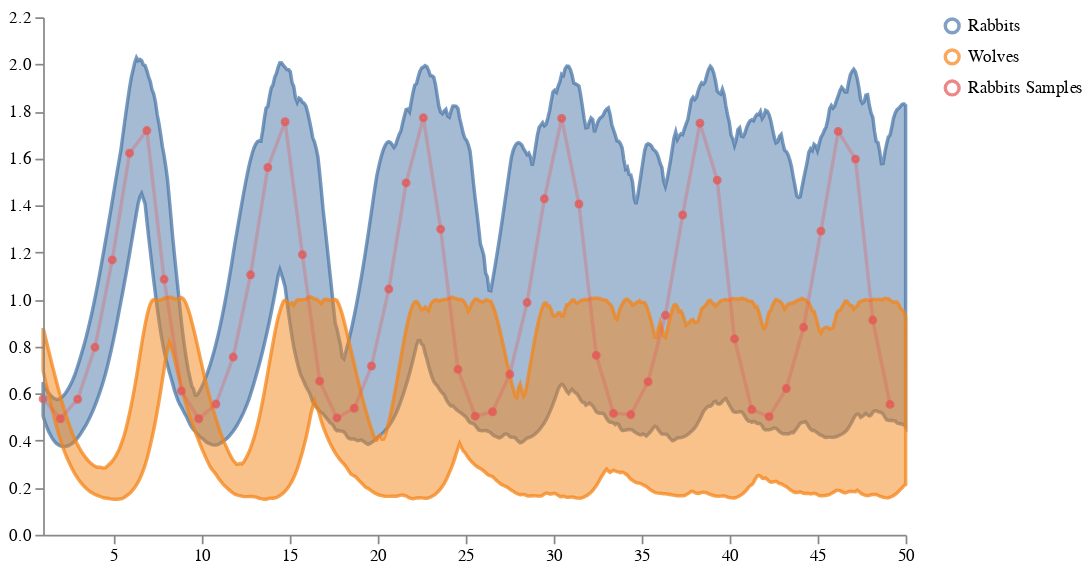

Write notebook code for a chart like this one.
### Code cell
nice_labels={"Rabbits_sol": "Rabbits", "Wolves_sol": "Wolves"}

schema = plots.trajectories(prior_samples, 
                           subset=".*_sol", 
                           relabel=nice_labels,
                           points=observed_points
                           )
schema = plots.pad(schema, 5)

plots.save_schema(schema, "_schema.json")
plots.ipy_display(schema)

### Figure 1 — Vega specification as saved in the notebook (floating-point values rounded to 4 significant figures; data arrays with more than 128 entries replaced by an {"elided": "..."} marker saying what was removed)
{"$schema": "https://vega.github.io/schema/vega/v5.json", "axes": [{"name": "x_axis", "orient": "bottom", "scale": "xscale", "zindex": 100}, {"name": "y_axis", "orient": "left", "scale": "yscale", "zindex": 100}], "data": [{"name": "distributions", "values": {"elided": "1000 records"}}, {"name": "traces", "transform": [{"expr": "isValid(datum.value)", "type": "filter"}], "values": []}, {"name": "points", "values": [{"sample_id": 0, "timepoint": 1, "trajectory": "Rabbits Samples", "value": 0.5774}, {"sample_id": 0, "timepoint": 1.982, "trajectory": "Rabbits Samples", "value": 0.4931}, {"sample_id": 0, "timepoint": 2.964, "trajectory": "Rabbits Samples", "value": 0.5761}, {"sample_id": 0, "timepoint": 3.946, "trajectory": "Rabbits Samples", "value": 0.797}, {"sample_id": 0, "timepoint": 4.928, "trajectory": "Rabbits Samples", "value": 1.168}, {"sample_id": 0, "timepoint": 5.91, "trajectory": "Rabbits Samples", "value": 1.622}, {"sample_id": 0, "timepoint": 6.892, "trajectory": "Rabbits Samples", "value": 1.718}, {"sample_id": 0, "timepoint": 7.874, "trajectory": "Rabbits Samples", "value": 1.086}, {"sample_id": 0, "timepoint": 8.856, "trajectory": "Rabbits Samples", "value": 0.6113}, {"sample_id": 0, "timepoint": 9.838, "trajectory": "Rabbits Samples", "value": 0.493}, {"sample_id": 0, "timepoint": 10.82, "trajectory": "Rabbits Samples", "value": 0.5555}, {"sample_id": 0, "timepoint": 11.8, "trajectory": "Rabbits Samples", "value": 0.7555}, {"sample_id": 0, "timepoint": 12.78, "trajectory": "Rabbits Samples", "value": 1.105}, {"sample_id": 0, "timepoint": 13.77, "trajectory": "Rabbits Samples", "value": 1.561}, {"sample_id": 0, "timepoint": 14.75, "trajectory": "Rabbits Samples", "value": 1.756}, {"sample_id": 0, "timepoint": 15.73, "trajectory": "Rabbits Samples", "value": 1.191}, {"sample_id": 0, "timepoint": 16.71, "trajectory": "Rabbits Samples", "value": 0.6529}, {"sample_id": 0, "timepoint": 17.69, "trajectory": "Rabbits Samples", "value": 0.4966}, {"sample_id": 0, "timepoint": 18.68, "trajectory": "Rabbits Samples", "value": 0.5378}, {"sample_id": 0, "timepoint": 19.66, "trajectory": "Rabbits Samples", "value": 0.7174}, {"sample_id": 0, "timepoint": 20.64, "trajectory": "Rabbits Samples", "value": 1.045}, {"sample_id": 0, "timepoint": 21.62, "trajectory": "Rabbits Samples", "value": 1.496}, {"sample_id": 0, "timepoint": 22.6, "trajectory": "Rabbits Samples", "value": 1.772}, {"sample_id": 0, "timepoint": 23.59, "trajectory": "Rabbits Samples", "value": 1.299}, {"sample_id": 0, "timepoint": 24.57, "trajectory": "Rabbits Samples", "value": 0.7031}, {"sample_id": 0, "timepoint": 25.55, "trajectory": "Rabbits Samples", "value": 0.504}, {"sample_id": 0, "timepoint": 26.53, "trajectory": "Rabbits Samples", "value": 0.5229}, {"sample_id": 0, "timepoint": 27.51, "trajectory": "Rabbits Samples", "value": 0.6823}, {"sample_id": 0, "timepoint": 28.49, "trajectory": "Rabbits Samples", "value": 0.9871}, {"sample_id": 0, "timepoint": 29.48, "trajectory": "Rabbits Samples", "value": 1.428}, {"sample_id": 0, "timepoint": 30.46, "trajectory": "Rabbits Samples", "value": 1.77}, {"sample_id": 0, "timepoint": 31.44, "trajectory": "Rabbits Samples", "value": 1.406}, {"sample_id": 0, "timepoint": 32.42, "trajectory": "Rabbits Samples", "value": 0.7627}, {"sample_id": 0, "timepoint": 33.4, "trajectory": "Rabbits Samples", "value": 0.5157}, {"sample_id": 0, "timepoint": 34.39, "trajectory": "Rabbits Samples", "value": 0.5109}, {"sample_id": 0, "timepoint": 35.37, "trajectory": "Rabbits Samples", "value": 0.6504}, {"sample_id": 0, "timepoint": 36.35, "trajectory": "Rabbits Samples", "value": 0.9329}, {"sample_id": 0, "timepoint": 37.33, "trajectory": "Rabbits Samples", "value": 1.359}, {"sample_id": 0, "timepoint": 38.31, "trajectory": "Rabbits Samples", "value": 1.75}, {"sample_id": 0, "timepoint": 39.3, "trajectory": "Rabbits Samples", "value": 1.507}, {"sample_id": 0, "timepoint": 40.28, "trajectory": "Rabbits Samples", "value": 0.8325}, {"sample_id": 0, "timepoint": 41.26, "trajectory": "Rabbits Samples", "value": 0.5322}, {"sample_id": 0, "timepoint": 42.24, "trajectory": "Rabbits Samples", "value": 0.5018}, {"sample_id": 0, "timepoint": 43.22, "trajectory": "Rabbits Samples", "value": 0.6216}, {"sample_id": 0, "timepoint": 44.21, "trajectory": "Rabbits Samples", "value": 0.882}, {"sample_id": 0, "timepoint": 45.19, "trajectory": "Rabbits Samples", "value": 1.291}, {"sample_id": 0, "timepoint": 46.17, "trajectory": "Rabbits Samples", "value": 1.715}, {"sample_id": 0, "timepoint": 47.15, "trajectory": "Rabbits Samples", "value": 1.597}, {"sample_id": 0, "timepoint": 48.13, "trajectory": "Rabbits Samples", "value": 0.9127}, {"sample_id": 0, "timepoint": 49.12, "trajectory": "Rabbits Samples", "value": 0.5542}]}, {"name": "markers", "values": []}, {"name": "selected", "on": [{"remove": true, "trigger": "clear"}, {"remove": true, "trigger": "!shift"}, {"insert": "clicked", "trigger": "!shift && clicked"}, {"toggle": "clicked", "trigger": "shift && clicked"}]}], "height": 300, "legends": [{"encode": {"labels": {"interactive": true, "name": "legendLabel", "update": {"opacity": [{"test": "!length(data('selected')) || indata('selected', 'value', datum.value)", "value": 1}, {"value": 0.25}]}}, "symbols": {"interactive": true, "name": "legendSymbol", "update": {"fill": {"value": "transparent"}, "opacity": [{"test": "!length(data('selected')) || indata('selected', 'value', datum.value)", "value": 0.7}, {"value": 0.15}], "size": {"value": 64}, "strokeWidth": {"value": 2}}}}, "name": "color_legend", "stroke": "color"}], "marks": [{"from": {"facet": {"data": "points", "groupby": "trajectory", "name": "points_split"}}, "marks": [{"encode": {"hover": {"fillOpacity": {"value": 0.9}}, "update": {"fill": {"field": "trajectory", "scale": "color"}, "fillOpacity": [{"test": "!length(data('selected')) || indata('selected', 'value', datum.trajectory)", "value": 0.5}, {"value": 0.15}], "size": {"value": 10}, "stroke": {"field": "trajectory", "scale": "color"}, "strokeOpacity": [{"test": "!length(data('selected')) || indata('selected', 'value', datum.trajectory)", "value": 0.75}, {"value": 0.15}], "strokeWidth": {"value": 2}, "tooltip": {"field": "value"}, "x": {"field": "timepoint", "scale": "xscale"}, "y": {"field": "value", "scale": "yscale"}}}, "from": {"data": "points"}, "name": "_points_symbol", "type": "symbol", "zindex": 3}, {"encode": {"hover": {"fillOpacity": {"value": 0.9}}, "update": {"interpolate": {"value": "linear"}, "stroke": {"field": "trajectory", "scale": "color"}, "strokeOpacity": [{"test": "!length(data('selected')) || indata('selected', 'value', datum.trajectory)", "value": 0.3}, {"value": 0.1}], "strokeWidth": {"value": 2}, "x": {"field": "timepoint", "scale": "xscale"}, "y": {"field": "value", "scale": "yscale"}}}, "from": {"data": "points"}, "name": "_points_line", "type": "line", "zindex": 3}], "name": "_points", "type": "group", "zindex": 3}, {"from": {"facet": {"data": "traces", "groupby": "trajectory", "name": "traces_split"}}, "marks": [{"encode": {"hover": {"fillOpacity": {"value": 0.9}}, "update": {"interpolate": {"value": "linear"}, "stroke": {"field": "trajectory", "scale": "color"}, "strokeOpacity": [{"test": "!length(data('selected')) || indata('selected', 'value', datum.trajectory)", "value": 0.75}, {"value": 0.15}], "strokeWidth": {"value": 2}, "x": {"field": "timepoint", "scale": "xscale"}, "y": {"field": "value", "scale": "yscale"}}}, "from": {"data": "traces_split"}, "name": "_traces_lines", "type": "line"}], "name": "_traces", "type": "group", "zindex": 2}, {"from": {"facet": {"data": "distributions", "groupby": "trajectory", "name": "trajectory_split"}}, "marks": [{"encode": {"hover": {"fillOpacity": {"value": 0.9}}, "update": {"fill": {"field": "trajectory", "scale": "color"}, "fillOpacity": [{"test": "!length(data('selected')) || indata('selected', 'value', datum.trajectory)", "value": 0.5}, {"value": 0.15}], "interpolate": {"value": "linear"}, "stroke": {"field": "trajectory", "scale": "color"}, "strokeOpacity": [{"test": "!length(data('selected')) || indata('selected', 'value', datum.trajectory)", "value": 0.75}, {"value": 0.15}], "strokeWidth": {"value": 2}, "x": {"field": "timepoint", "scale": "xscale"}, "y": {"field": "upper", "scale": "yscale"}, "y2": {"field": "lower", "scale": "yscale"}}}, "from": {"data": "trajectory_split"}, "type": "area"}], "name": "_distributions", "type": "group", "zindex": 1}, {"marks": [{"encode": {"enter": {"stroke": {"value": "lightgray"}}, "update": {"opacity": {"value": 1}, "x": {"field": "timepoint", "scale": "xscale"}, "y": {"signal": "height"}, "y2": {"value": 0}}}, "from": {"data": "markers"}, "name": "_marker text", "type": "rule"}, {"encode": {"enter": {"fontSize": {"value": 8}, "text": {"field": "datum.label"}, "y": {"value": 0}}}, "from": {"data": "_marker text"}, "name": "_marker flags", "transform": [{"as": ["x", "_y", "opacity", "align", "baseline"], "lineAnchor": "start", "offset": [1], "size": {"signal": "[width, height]"}, "type": "label"}], "type": "text"}], "name": "_markers", "type": "group"}], "padding": 5, "scales": [{"domain": {"fields": [{"data": "distributions", "field": "timepoint"}, {"data": "traces", "field": "timepoint"}, {"data": "points", "field": "timepoint"}, {"data": "markers", "field": "timepoint"}]}, "name": "xscale", "range": "width", "type": "linear", "zero": false}, {"domain": {"fields": [{"data": "distributions", "field": "lower"}, {"data": "distributions", "field": "upper"}, {"data": "traces", "field": "value"}, {"data": "points", "field": "value"}]}, "name": "yscale", "nice": true, "range": "height", "type": "linear", "zero": true}, {"domain": {"fields": [{"data": "distributions", "field": "trajectory"}, {"data": "traces", "field": "trajectory"}, {"data": "points", "field": "trajectory"}]}, "name": "color", "range": "category", "type": "ordinal"}], "signals": [{"name": "clear", "on": [{"events": "mouseup[!event.item]", "force": true, "update": "true"}], "value": true}, {"name": "shift", "on": [{"events": "@legendSymbol:click, @legendLabel:click", "force": true, "update": "event.shiftKey"}], "value": false}, {"name": "clicked", "on": [{"events": "@legendSymbol:click, @legendLabel:click", "force": true, "update": "{value: datum.value}"}], "value": null}], "width": 500}
